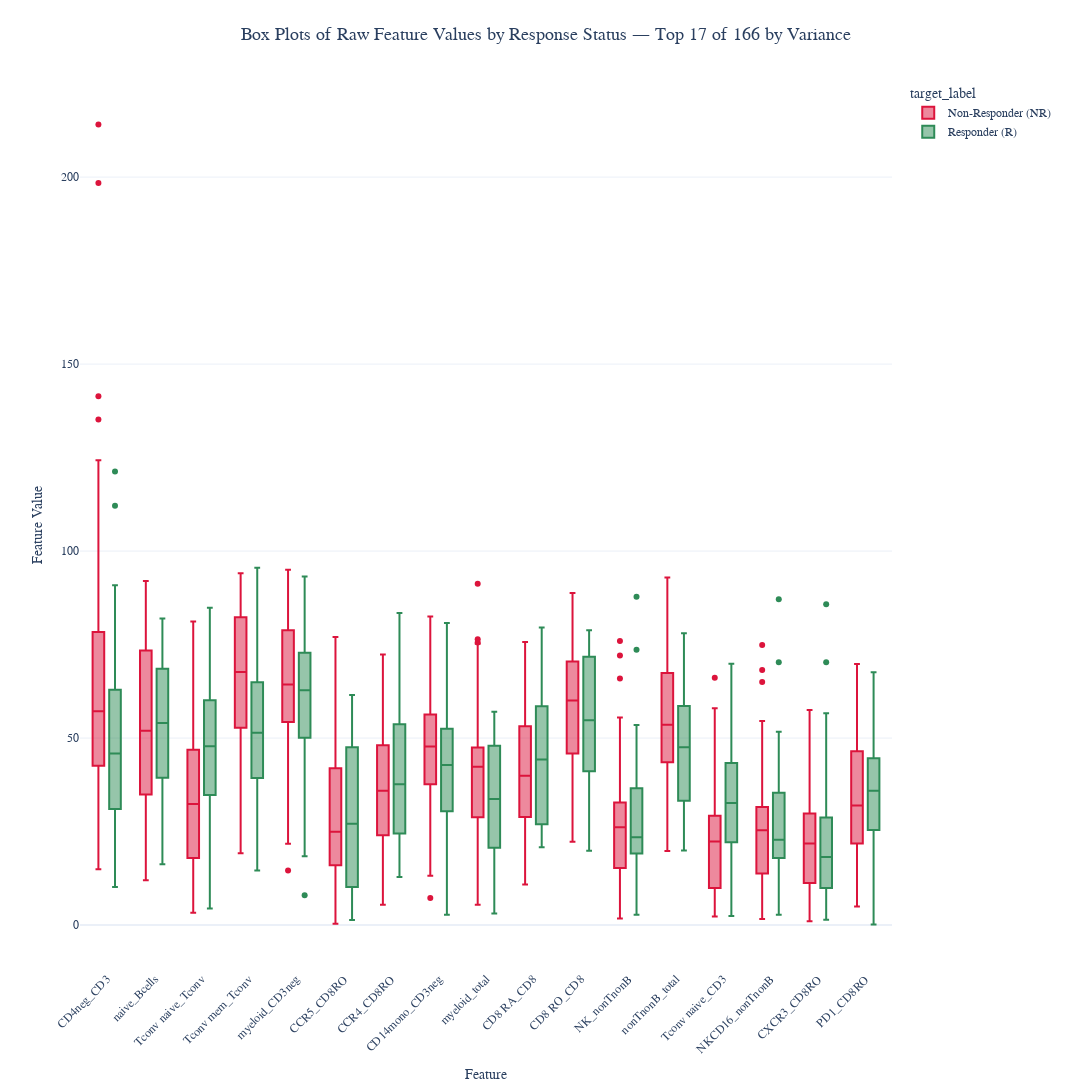

The cell this chart's notebook holds for it:
### Code cell
# %%

# [6] Box Plots: Raw Features
print("\n--- Generating box plots of raw feature values (Top 10% by variance) ---")

# Select top 10% of features by variance (at least 1 feature)
_total_features = len(feature_columns)
_k_top = max(1, int(np.ceil(0.10 * _total_features)))
_top_variance_features = (
    X.var().sort_values(ascending=False).index[:_k_top].tolist()
)

raw_box_plot = create_box_plots(
    X,
    y,
    _top_variance_features,
    f"Box Plots of Raw Feature Values by Response Status — Top {_k_top} of {_total_features} by Variance",
    "Feature Value",
)
raw_box_plot.show()

### Figure 1 — Plotly figure (JSON) as saved in the notebook; plotly's stock layout.template omitted (floating-point values rounded to 4 significant figures; data arrays with more than 128 entries replaced by an {"elided": "..."} marker saying what was removed)
{"data": [{"alignmentgroup": "True", "boxpoints": "outliers", "hovertemplate": "target_label=Non-Responder (NR)<br>Feature=%{x}<br>Value=%{y}<extra></extra>", "legendgroup": "Non-Responder (NR)", "marker": {"color": "#DC143C"}, "name": "Non-Responder (NR)", "notched": false, "offsetgroup": "Non-Responder (NR)", "orientation": "v", "showlegend": true, "type": "box", "x": {"elided": "833 str values"}, "x0": " ", "xaxis": "x", "y": {"elided": "833 float values"}, "y0": " ", "yaxis": "y"}, {"alignmentgroup": "True", "boxpoints": "outliers", "hovertemplate": "target_label=Responder (R)<br>Feature=%{x}<br>Value=%{y}<extra></extra>", "legendgroup": "Responder (R)", "marker": {"color": "#2E8B57"}, "name": "Responder (R)", "notched": false, "offsetgroup": "Responder (R)", "orientation": "v", "showlegend": true, "type": "box", "x": {"elided": "680 str values"}, "x0": " ", "xaxis": "x", "y": {"elided": "680 float values"}, "y0": " ", "yaxis": "y"}], "layout": {"boxmode": "group", "font": {"family": "Arial, sans-serif", "size": 14}, "height": 1200, "legend": {"font": {"size": 12}, "title": {"text": "target_label"}, "tracegroupgap": 0, "x": 1.02, "xanchor": "left", "y": 1, "yanchor": "top"}, "margin": {"b": 80, "l": 80, "r": 200, "t": 80}, "title": {"font": {"size": 18}, "text": "Box Plots of Raw Feature Values by Response Status — Top 17 of 166 by Variance", "x": 0.5}, "width": 2000, "xaxis": {"anchor": "y", "domain": [0, 1], "tickangle": -45, "tickfont": {"size": 12}, "title": {"font": {"size": 14}, "text": "Feature"}}, "yaxis": {"anchor": "x", "domain": [0, 1], "tickfont": {"size": 12}, "title": {"font": {"size": 14}, "text": "Feature Value"}}}}
